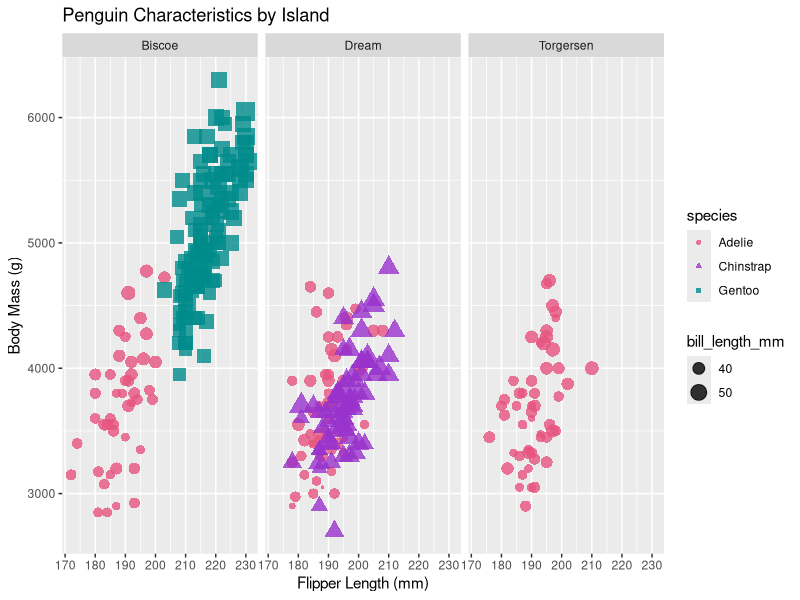
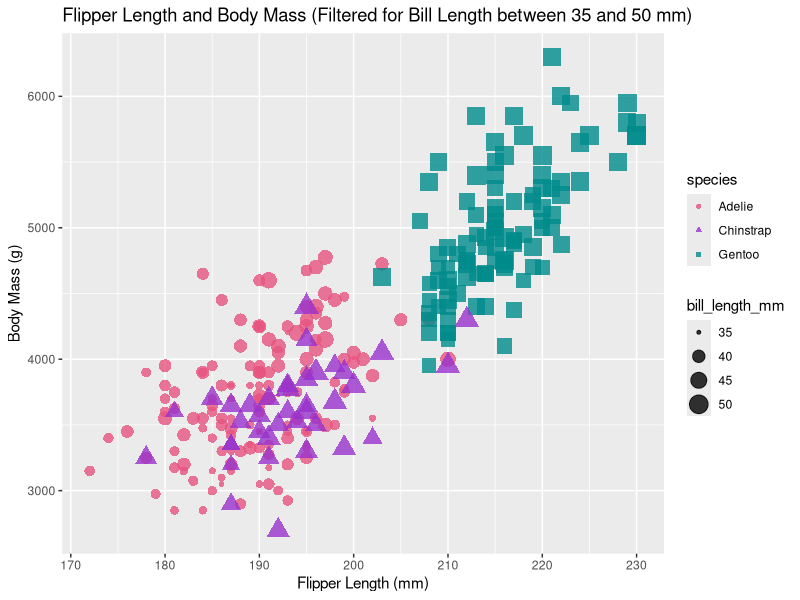

These figures' R source, in order:
## ---- chunk 1
library(palmerpenguins)
library(tidyverse)


penguins 
## ---- chunk 2

penguins %>%
  drop_na(flipper_length_mm, body_mass_g, bill_length_mm, species) %>%
  ggplot(aes(x = flipper_length_mm, y = body_mass_g)) +
  geom_point(aes(color = species, size = bill_length_mm, shape = species), alpha = 0.8) +
  scale_color_manual(values = c("#E75480", "darkorchid", "cyan4")) +
  labs(
    x = "Flipper Length (mm)",
    y = "Body Mass (g)"
  ) +
  facet_grid(.~island) + 
  ggtitle("Penguin Characteristics by Island") 

## ---- chunk 3
penguins %>%
  drop_na(flipper_length_mm, body_mass_g, bill_length_mm, species) %>%
  filter(bill_length_mm >= 35 & bill_length_mm <= 50) %>% 
  ggplot(aes(x = flipper_length_mm, y = body_mass_g)) +
  geom_point(aes(color = species, size = bill_length_mm, shape = species), alpha = 0.8) +
  scale_color_manual(values = c("#E75480", "darkorchid", "cyan4")) +
  labs(
    x = "Flipper Length (mm)",
    y = "Body Mass (g)"
  ) +
  ggtitle("Flipper Length and Body Mass (Filtered for Bill Length between 35 and 50 mm)")

